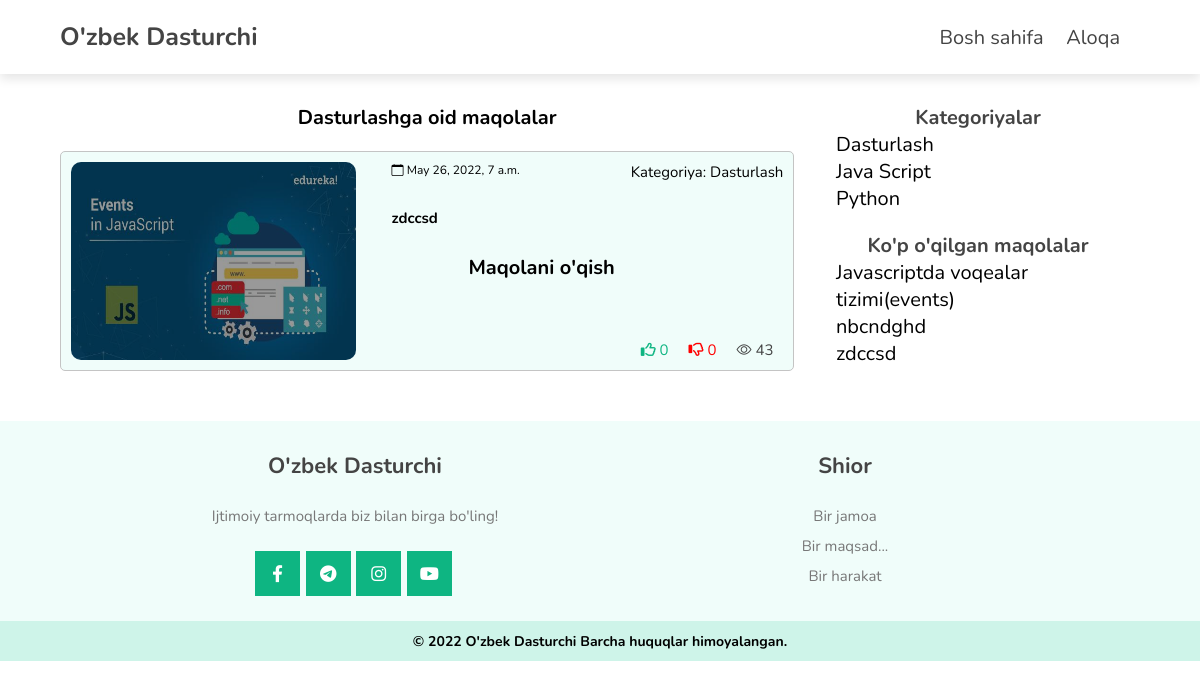
The app's page /category/dasturlash/ with its own data.
### app/models.py (models this page shows, shortened)
class Category_blog(models.Model):
    title = models.CharField('Sarlavha',max_length=255)
    slug = models.SlugField('Manzil',max_length=255, unique=True)
    class Meta:
        verbose_name = 'Category_blog'
        verbose_name_plural = "Categories_blog"
    def get_absolute_url(self):
        return f"/category/{self.slug}/"
    def __str__(self):
        return self.title

class Blog(models.Model):
    title = models.CharField('Sarlavha',max_length = 50)
    img = models.ImageField('Rasm', upload_to="blog_img/")
    description = models.TextField('Blog')
    category_blog = models.ForeignKey(Category_blog , on_delete=models.CASCADE)
    date = models.DateTimeField('Sana' , default=timezone.now)
    like = models.IntegerField('Like' , default=0)
    dislike = models.IntegerField('Dislike' , default=0)
    popular = models.IntegerField('Ko\'rilganlar soni' , default=0)
    class Meta:
        verbose_name = 'Blog'
        verbose_name_plural = "Blogs"
    def get_absolute_url(self):
        return f"/blog/{self.id}/"

### app/views.py (the view)
# urls.py: path('category/<slug:slug>/', category ),
def category(request , slug):
    category_blog = Category_blog.objects.all( )
    category = Category_blog.objects.get(slug=slug)
    blog = category.blog_set.order_by("-date")
    popular = Blog.objects.order_by('-popular')[:5]
    return render(request, 'category.html',{
        'category_blog':category_blog,
        'category':category ,
        'blog':blog,
        'popular':popular
    })

### template/category.html
{% extends "base.html" %} {% load static %} {% block content %}
<section class="main">
    <div class="blogs">
        <h3>{{category.title}}ga oid maqolalar</h3>
        {% for item in blog %}
        <div class="blog">
            <div class="image">
                <a href="{{item.get_absolute_url}}"><img class="cr-p" src="{{item.img.url}}" alt="" /></a>
            </div>
            <div class="content">
                <div class="row">
                    <p class="cr-p"><i class="bi bi-calendar"></i> {{ item.date }}</p>
                    <p>Kategoriya: {{ item.category_blog }}</p>
                </div>
                <a  class="title" href="{{item.get_absolute_url}}"><h2  class="cr-p"  class="title">{{item.title}}</h2></a>
                <h3 class="btn">Maqolani o'qish</h3>
                <div class="row jc-end">
                    <p class="cr-p" ><i class="fa-regular fa-thumbs-up"></i></i> {{ item.like }}</p>
                    <p class="cr-p"><i class="fa-regular fa-thumbs-down"></i> {{ item.dislike }}</p>
                    <p class="cr-p"><i class="bi bi-eye"></i> {{ item.popular }}</p>
                </div>
            </div>
        </div>
        {% endfor %}
    </div>
    <div class="category_blog">
        <div class="category">
            <h3>Kategoriyalar</h3>
                {% for category in category_blog %}
                    <p  class="cr-p" ><a href="{{ category.get_absolute_url }}">{{category.title}}</p></a>
                {% endfor %}
        </div>
        <div class="blog">
            <h3>Ko'p o'qilgan maqolalar</h3>
                {% for item in popular %}
                    <a href="{{item.get_absolute_url}}"><p  class="cr-p" >{{item.title}}</p></a>
                {% endfor %}
        </div>
    </div>
</section>
{% endblock %}

### static/css/base.css (style rules this page uses)
* { font-family: "Nunito", sans-serif; margin: 0; padding: 0; -webkit-box-sizing: border-box; box-sizing: border-box; outline: none; border: none; text-decoration: none; -webkit-transition: all 0.2s linear; transition: all 0.2s linear; }
img { -webkit-user-select: none; -moz-user-select: none; -ms-user-select: none; user-select: none; }
.btn { width: 300px; height: 50px; background-color: linear-gradient(); }
html { font-size: 62.5%; overflow-x: hidden; }
section { padding: 3rem 10%; }
a { all: unset !important; }
.cr-p { cursor: pointer; }
.jc-end { justify-content: end !important; }
.main { display: -webkit-box; display: -ms-flexbox; display: flex; justify-content: space-between; }
.main .blogs { width: 68%; }
.main .blogs .blog { display: -webkit-box; display: -ms-flexbox; display: flex; height: 22rem; justify-content: space-between; flex-direction: row; margin: 2rem 0; padding: 1rem; background-color: #f0fdfa; border: 1px solid rgb(196, 196, 196); border-radius: 0.5rem; overflow: hidden; }
.main .blogs .blog .image { width: 40%; overflow: hidden; border-radius: 1rem; }
.main .image img { width: 100%; height: 100%; filter: brightness(0.6); }
.main .blogs .blog .content { width: 55%; display: -webkit-box; display: -ms-flexbox; display: flex; justify-content: space-between; flex-direction: column; }
.main .content .row { display: -webkit-box; display: -ms-flexbox; display: flex; justify-content: space-between; }
.main .content .row:nth-child(1) p:nth-child(1) { font-size: 1.2rem; }
.main .content .row:nth-child(1) p:nth-child(2) { font-size: 1.5rem; }
.main .content .title { font-size: 2rem; }
.main .content .btn ~ .row, .main .single .content p ~ .row { height: 3rem; }
.main .content .btn ~ .row p, .main .single .content p ~ .row p { margin: 1rem; font-size: 1.5rem; }
.main .content .btn ~ .row p:nth-child(1), .main .single .content p ~ .row p:nth-child(1) { color: #0eb582; }
.main .content .btn ~ .row p:nth-child(2), .main .single .content p ~ .row p:nth-child(2) { color: red; }
.main .content .btn ~ .row p:nth-child(3), .main .single .content p ~ .row p:nth-child(3) { color: #444; }
.main .category_blog { width: 30%; height: auto; display: -webkit-box; display: -ms-flexbox; display: flex; flex-direction: column; justify-content: flex-start; position: sticky; position: -webkit-sticky; }
.main .category_blog .category { width: 100%; display: -webkit-box; display: -ms-flexbox; display: flex; flex-direction: column; padding: 0 2rem; margin-bottom: 2rem; }
.main .category_blog h3 { color: #444; }
.main .category_blog p { font-size: 2rem; }
.main .category_blog .blog { width: 100%; padding: 0 2rem; }
.main h3 { font-size: 2rem; text-align: center; }
@media (max-width: 1200px) { section { padding: 3rem 5%; } }

### records on screen
Category_blog: title "Dasturlash"
Blog: img (picture), date "May 26, 2022, 7 a.m.", category_blog "Dasturlash", title "zdccsd", like "0", dislike "0", popular "43"
Category_blog: title "Java Script"
Category_blog: title "Python"
Blog: title "Javascriptda voqealar tizimi(events)"
Blog: title "nbcndghd"
